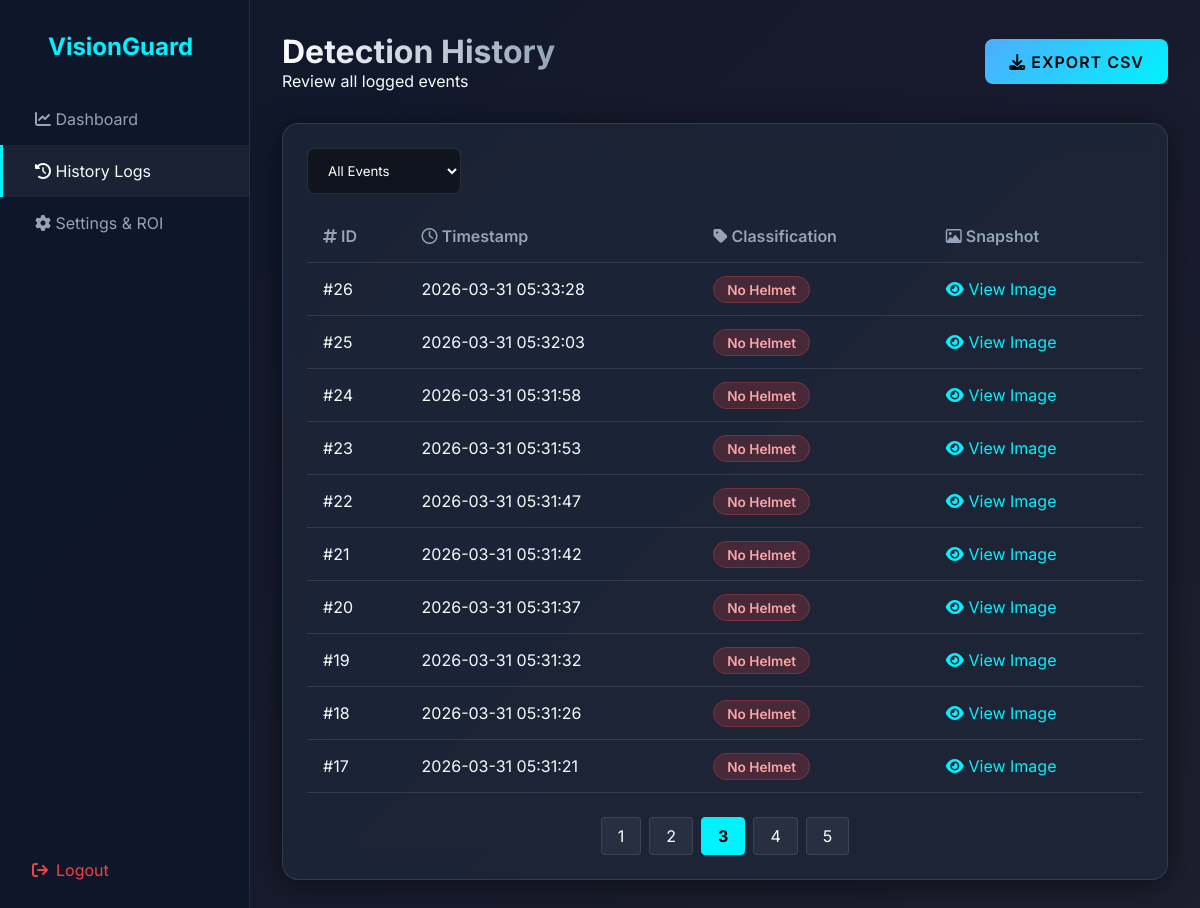
The app's page /logs?page=3&class_filter=All (signed in) with its own data.
### core/models.py (models this page shows)
class DetectionLog(db.Model):
    id = db.Column(db.Integer, primary_key=True)
    timestamp = db.Column(db.DateTime, default=datetime.utcnow)
    class_name = db.Column(db.String(50), nullable=False) # 'Helmet' or 'No Helmet'
    snapshot_path = db.Column(db.String(255), nullable=True) # relative path to static/snapshots/

### core/routes/logs.py (the view)
@logs_bp.route('/logs')
@login_required
def history():
    page = request.args.get('page', 1, type=int)
    class_filter = request.args.get('class_filter', 'All')
    query = DetectionLog.query
    if class_filter != 'All':
        query = query.filter_by(class_name=class_filter)
    logs = query.order_by(DetectionLog.timestamp.desc()).paginate(page=page, per_page=10)
    return render_template('logs.html', logs=logs, current_filter=class_filter)

### core/templates/logs.html (shortened to what this page needs)
{% extends "base.html" %}
{% block content %}
<div class="page-header flex-between">
    <div>
        <h1 class="page-title">Detection History</h1>
        <p class="page-subtitle">Review all logged events</p>
    </div>
    <div class="actions">
        <a href="{{ url_for('logs.export_csv') }}" class="btn-primary"><i class="fa-solid fa-download"></i> Export CSV</a>
    </div>
</div>
<div class="glass-panel logs-panel">
    <div class="filters">
        <form method="GET" action="{{ url_for('logs.history') }}" class="filter-form">
            <select name="class_filter" class="form-select" onchange="this.form.submit()">
                <option value="All" {% if current_filter == 'All' %}selected{% endif %}>All Events</option>
            </select>
        </form>
    </div>
    <div class="table-responsive">
        <table class="data-table">
            <thead>
                <tr>
                    <th><i class="fa-solid fa-hashtag"></i> ID</th>
                    <th><i class="fa-regular fa-clock"></i> Timestamp</th>
                    <th><i class="fa-solid fa-tag"></i> Classification</th>
                    <th><i class="fa-regular fa-image"></i> Snapshot</th>
                </tr>
            </thead>
            <tbody>
                {% for log in logs.items %}
                <tr>
                    <td>#{{ log.id }}</td>
                    <td>{{ log.timestamp.strftime('%Y-%m-%d %H:%M:%S') }}</td>
                    <td>
                        <span class="status-badge {% if log.class_name == 'Helmet' %}success{% else %}danger{% endif %}">
                            {{ log.class_name }}
                        </span>
                    </td>
                    <td>
                        {% if log.snapshot_path %}
                            <a href="{{ url_for('static', filename='snapshots/' + log.snapshot_path) }}" target="_blank" class="preview-btn">
                                <i class="fa-solid fa-eye"></i> View Image
                            </a>
                        {% else %}
                            <span class="text-muted">N/A</span>
                        {% endif %}
                    </td>
                </tr>
                {% else %}
                <tr>
                    <td colspan="4" class="text-center empty-state">No logs found.</td>
                </tr>
                {% endfor %}
            </tbody>
        </table>
    </div>
    {% if logs.pages > 1 %}
    <div class="pagination">
        {% for page_num in logs.iter_pages(left_edge=1, right_edge=1, left_current=1, right_current=2) %}
            {% if page_num %}
                {% if logs.page == page_num %}
                    <strong class="page-item active">{{ page_num }}</strong>
                {% else %}
                    <a href="{{ url_for('logs.history', page=page_num, class_filter=current_filter) }}" class="page-item">{{ page_num }}</a>
                {% endif %}
            {% else %}
                <span class="page-item dots">...</span>
            {% endif %}
        {% endfor %}
    </div>
    {% endif %}
</div>
{% endblock %}

### core/static/css/style.css (style rules this page uses)
:root { --primary: #00f2fe; --seconday: #4facfe; --bg-dark: #0f172a; --bg-panel: rgba(30, 41, 59, 0.7); --text-main: #f8fafc; --text-muted: #94a3b8; --success: #10b981; --danger: #ef4444; --glass-border: rgba(255, 255, 255, 0.1); }
* { margin: 0; padding: 0; box-sizing: border-box; font-family: 'Inter', sans-serif; }
body { background: linear-gradient(135deg, #0f172a 0%, #1e1e2f 100%); color: var(--text-main); min-height: 100vh; overflow-x: hidden; }
.glass-panel { background: var(--bg-panel); backdrop-filter: blur(16px); -webkit-backdrop-filter: blur(16px); border: 1px solid var(--glass-border); border-radius: 16px; padding: 1.5rem; box-shadow: 0 4px 30px rgba(0, 0, 0, 0.5); }
.input-with-icon input, .form-select { width: 100%; padding: 0.8rem 1rem 0.8rem 2.5rem; background: rgba(0, 0, 0, 0.2); border: 1px solid var(--glass-border); border-radius: 8px; color: white; outline: none; transition: 0.3s; }
.btn-primary { background: linear-gradient(135deg, var(--seconday), var(--primary)); color: #000; border: none; padding: 0.8rem 1.5rem; border-radius: 8px; font-weight: 600; cursor: pointer; transition: 0.3s; text-transform: uppercase; letter-spacing: 1px; text-decoration: none; display: inline-block; }
.page-title { font-size: 2rem; font-weight: 700; background: linear-gradient(to right, #fff, #94a3b8); -webkit-background-clip: text; -webkit-text-fill-color: transparent; }
.data-table { width: 100%; border-collapse: collapse; margin-top: 1rem; }
.data-table th, .data-table td { padding: 1rem; text-align: left; border-bottom: 1px solid var(--glass-border); }
.data-table th { color: var(--text-muted); font-weight: 600; }
.status-badge { padding: 0.3rem 0.8rem; border-radius: 20px; font-size: 0.85rem; font-weight: 600; }
.status-badge.danger { background: rgba(239, 68, 68, 0.2); color: #fca5a5; border: 1px solid rgba(239, 68, 68, 0.3); }
.form-select { width: auto; padding-left: 1rem; background: rgba(0,0,0,0.4); cursor: pointer; }
.pagination { display: flex; gap: 0.5rem; margin-top: 1.5rem; justify-content: center; }
.page-item { padding: 0.5rem 1rem; background: rgba(255,255,255,0.05); border: 1px solid var(--glass-border); border-radius: 4px; color: white; text-decoration: none; transition: 0.3s; }
.page-item.active { background: var(--primary); color: black; border-color: var(--primary); }
.filters { margin-bottom: 1rem; }
.page-header { margin-bottom: 2rem; }
.flex-between { display: flex; justify-content: space-between; align-items: center; }
.preview-btn { color: var(--primary); text-decoration: none; display: inline-flex; align-items: center; gap: 0.3rem; }

### records on screen
DetectionLog: id "26", timestamp "2026-03-31 05:33:28", class_name "No Helmet"
DetectionLog: id "25", timestamp "2026-03-31 05:32:03", class_name "No Helmet"
DetectionLog: id "24", timestamp "2026-03-31 05:31:58", class_name "No Helmet"
DetectionLog: id "23", timestamp "2026-03-31 05:31:53", class_name "No Helmet"
DetectionLog: id "22", timestamp "2026-03-31 05:31:47", class_name "No Helmet"
DetectionLog: id "21", timestamp "2026-03-31 05:31:42", class_name "No Helmet"
DetectionLog: id "20", timestamp "2026-03-31 05:31:37", class_name "No Helmet"
DetectionLog: id "19", timestamp "2026-03-31 05:31:32", class_name "No Helmet"
DetectionLog: id "18", timestamp "2026-03-31 05:31:26", class_name "No Helmet"
DetectionLog: id "17", timestamp "2026-03-31 05:31:21", class_name "No Helmet"

### other values on screen
{{ page_num }} "1" "2" "4" "5"
{{ page_num }} "3"
